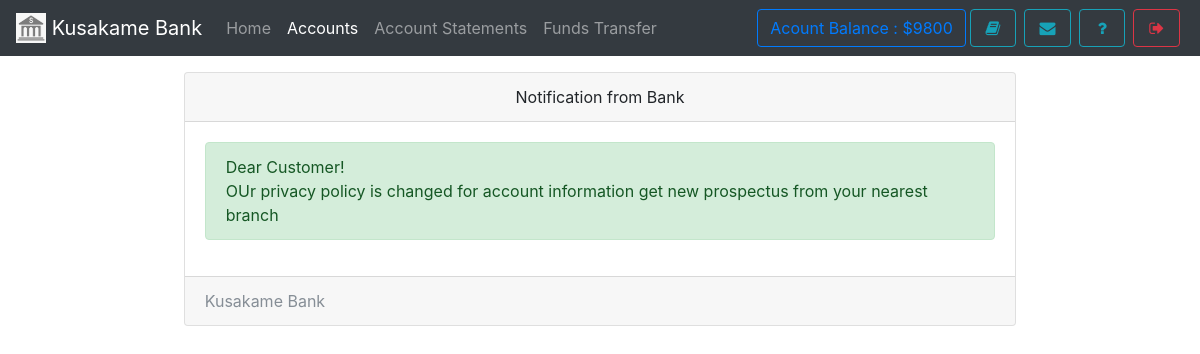
The page /notice.php (signed in) on the database as committed earlier.
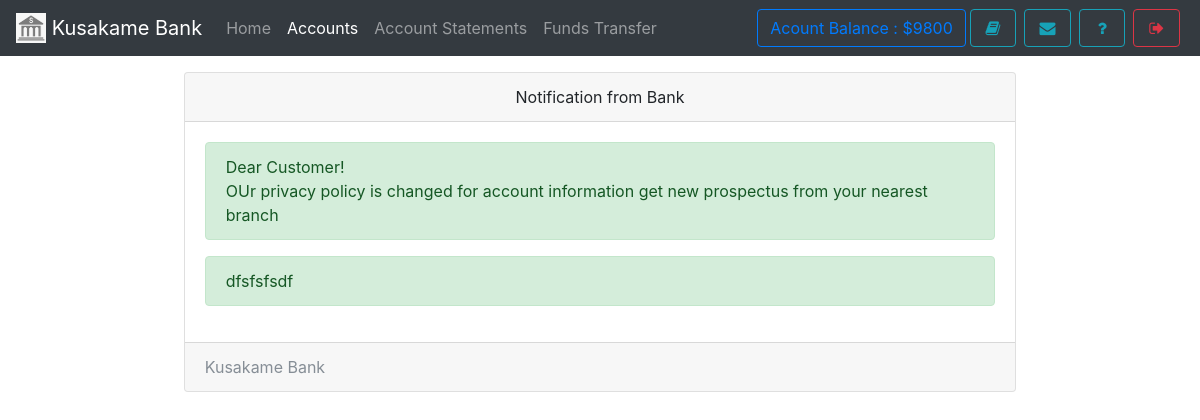
The same page on the database as committed later.
### tables this page shows
CREATE TABLE `notice` (
  `id` int(11) NOT NULL,
  `userId` varchar(111) NOT NULL,
  `notice` text NOT NULL,
  `date` timestamp NOT NULL DEFAULT current_timestamp()
);

### notice.php (the view, shortened to what this page needs)
<!DOCTYPE html>
<html>
<head>
  <?php require 'assets/autoloader.php'; ?>
  <?php require 'assets/function.php'; ?>
</head>
<body style="background-size: 100%" class="bg-gradient-seconday">
<nav class="navbar navbar-expand-lg navbar-dark bg-dark fixed-top">
 <a class="navbar-brand" href="#">
    <img src="images/logo.png" style="object-fit:cover;object-position:center center" width="30" height="30" class="d-inline-block align-top" alt="">
   <?php echo bankname; ?>
  </a>
  <div class="collapse navbar-collapse" id="navbarSupportedContent">
    <ul class="navbar-nav mr-auto">
      <li class="nav-item ">
        <a class="nav-link " href="index.php">Home <span class="sr-only">(current)</span></a>
      </li>
      <li class="nav-item active ">  <a class="nav-link" href="accounts.php">Accounts</a></li>
      <li class="nav-item ">  <a class="nav-link" href="statements.php">Account Statements</a></li>
      <li class="nav-item ">  <a class="nav-link" href="transfer.php">Funds Transfer</a></li>
    </ul>
    <?php include 'sideButton.php'; ?>
  </div>
</nav><br><br><br>
<div class="container">
  <div class="card  w-75 mx-auto">
  <div class="card-header text-center">
    Notification from Bank
  </div>
  <div class="card-body">
    <?php
      $array = $con->query("select * from notice where userId = '$_SESSION[userId]' order by date desc");
      if ($array->num_rows > 0)
      {
        while ($row = $array->fetch_assoc())
        {
          echo "<div class='alert alert-success'>$row[notice]</div>";
        }
      }
      else
        echo "<div class='alert alert-info'>Notice box empty</div>";
     ?>
  </div>
  <div class="card-footer text-muted">
   <?php echo bankname ?>
  </div>
</div>
</div>
</body>
</html>

Rows that differ between the two databases and show on the page:
added notice: notice "dfsfsfsdf"
